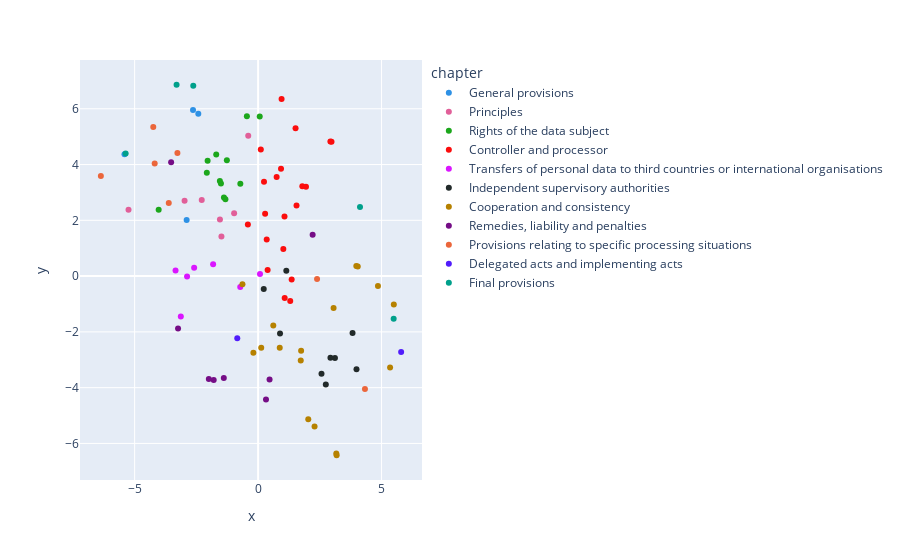

Notebook code cell kept with this figure:
### Code cell
embedded = TSNE(n_components=2, learning_rate='auto', init='random', random_state=42).fit_transform(embeddings)
embedded_df = pd.DataFrame({'x': embedded[:,0], 'y':embedded[:,1], 'chapter':chapter})
px.scatter(embedded_df, 'x', 'y', color='chapter', color_discrete_sequence=px.colors.qualitative.Dark24)

### Figure 1 — Plotly figure (JSON) as saved in the notebook; plotly's stock layout.template omitted (floating-point values rounded to 4 significant figures)
{"data": [{"hovertemplate": "chapter=General provisions<br>x=%{x}<br>y=%{y}<extra></extra>", "legendgroup": "General provisions", "marker": {"color": "#2E91E5", "symbol": "circle"}, "mode": "markers", "name": "General provisions", "orientation": "v", "showlegend": true, "type": "scatter", "x": [-5.411, -2.636, -2.422, -2.894], "xaxis": "x", "y": [4.371, 5.952, 5.819, 2.014], "yaxis": "y"}, {"hovertemplate": "chapter=Principles<br>x=%{x}<br>y=%{y}<extra></extra>", "legendgroup": "Principles", "marker": {"color": "#E15F99", "symbol": "circle"}, "mode": "markers", "name": "Principles", "orientation": "v", "showlegend": true, "type": "scatter", "x": [-2.283, -0.9708, -1.546, -1.485, -2.977, -5.248, -0.3994], "xaxis": "x", "y": [2.732, 2.256, 2.031, 1.419, 2.702, 2.376, 5.029], "yaxis": "y"}, {"hovertemplate": "chapter=Rights of the data subject<br>x=%{x}<br>y=%{y}<extra></extra>", "legendgroup": "Rights of the data subject", "marker": {"color": "#1CA71C", "symbol": "circle"}, "mode": "markers", "name": "Rights of the data subject", "orientation": "v", "showlegend": true, "type": "scatter", "x": [-0.7189, -1.384, -1.324, -1.549, -0.4537, -1.505, -1.265, 0.06579, -1.696, -2.077, -2.044, -4.027], "xaxis": "x", "y": [3.309, 2.816, 2.752, 3.414, 5.73, 3.322, 4.151, 5.72, 4.356, 3.703, 4.14, 2.379], "yaxis": "y"}, {"hovertemplate": "chapter=Controller and processor<br>x=%{x}<br>y=%{y}<extra></extra>", "legendgroup": "Controller and processor", "marker": {"color": "#FB0D0D", "symbol": "circle"}, "mode": "markers", "name": "Controller and processor", "orientation": "v", "showlegend": true, "type": "scatter", "x": [0.9291, 0.2396, 0.1101, 1.069, 0.3487, 0.9513, 0.2843, 1.517, 0.7516, 2.973, 2.929, -0.414, 1.022, 1.556, 1.792, 1.94, 0.386, 1.077, 1.359, 1.302], "xaxis": "x", "y": [3.851, 3.382, 4.537, 2.133, 1.316, 6.352, 2.231, 5.297, 3.553, 4.815, 4.824, 1.852, 0.9706, 2.534, 3.222, 3.207, 0.2217, -0.7854, -0.1179, -0.8973], "yaxis": "y"}, {"hovertemplate": "chapter=Transfers of personal data to third countries or international organisations<br>x=%{x}<br>y=%{y}<extra></extra>", "legendgroup": "Transfers of personal data to third countries or international organisations", "marker": {"color": "#DA16FF", "symbol": "circle"}, "mode": "markers", "name": "Transfers of personal data to third countries or international organisations", "orientation": "v", "showlegend": true, "type": "scatter", "x": [-2.876, -2.59, 0.07708, -0.7236, -3.13, -1.822, -3.343], "xaxis": "x", "y": [-0.01053, 0.296, 0.07798, -0.3878, -1.449, 0.4213, 0.2023], "yaxis": "y"}, {"hovertemplate": "chapter=Independent supervisory authorities<br>x=%{x}<br>y=%{y}<extra></extra>", "legendgroup": "Independent supervisory authorities", "marker": {"color": "#222A2A", "symbol": "circle"}, "mode": "markers", "name": "Independent supervisory authorities", "orientation": "v", "showlegend": true, "type": "scatter", "x": [3.986, 2.568, 3.113, 2.931, 2.743, 0.8885, 0.2288, 1.143, 3.825], "xaxis": "x", "y": [-3.336, -3.505, -2.94, -2.93, -3.884, -2.055, -0.4612, 0.1948, -2.044], "yaxis": "y"}, {"hovertemplate": "chapter=Cooperation and consistency<br>x=%{x}<br>y=%{y}<extra></extra>", "legendgroup": "Cooperation and consistency", "marker": {"color": "#B68100", "symbol": "circle"}, "mode": "markers", "name": "Cooperation and consistency", "orientation": "v", "showlegend": true, "type": "scatter", "x": [0.8767, 1.728, 1.743, 5.346, 0.6155, 0.1268, -0.1905, 3.057, 4.036, 2.286, -0.6337, 5.497, 3.167, 3.18, 2.032, 3.978, 4.855], "xaxis": "x", "y": [-2.574, -3.024, -2.68, -3.276, -1.775, -2.566, -2.748, -1.147, 0.3404, -5.394, -0.2945, -1.015, -6.364, -6.424, -5.136, 0.3635, -0.353], "yaxis": "y"}, {"hovertemplate": "chapter=Remedies, liability and penalties<br>x=%{x}<br>y=%{y}<extra></extra>", "legendgroup": "Remedies, liability and penalties", "marker": {"color": "#750D86", "symbol": "circle"}, "mode": "markers", "name": "Remedies, liability and penalties", "orientation": "v", "showlegend": true, "type": "scatter", "x": [-1.798, -1.389, -1.995, -3.522, -3.242, 2.209, 0.4649, 0.3199], "xaxis": "x", "y": [-3.725, -3.65, -3.686, 4.084, -1.881, 1.48, -3.705, -4.426], "yaxis": "y"}, {"hovertemplate": "chapter=Provisions relating to specific processing situations<br>x=%{x}<br>y=%{y}<extra></extra>", "legendgroup": "Provisions relating to specific processing situations", "marker": {"color": "#EB663B", "symbol": "circle"}, "mode": "markers", "name": "Provisions relating to specific processing situations", "orientation": "v", "showlegend": true, "type": "scatter", "x": [-3.268, -4.188, -6.369, -4.245, -3.618, 2.388, 4.328], "xaxis": "x", "y": [4.41, 4.034, 3.587, 5.35, 2.622, -0.1019, -4.047], "yaxis": "y"}, {"hovertemplate": "chapter=Delegated acts and implementing acts<br>x=%{x}<br>y=%{y}<extra></extra>", "legendgroup": "Delegated acts and implementing acts", "marker": {"color": "#511CFB", "symbol": "circle"}, "mode": "markers", "name": "Delegated acts and implementing acts", "orientation": "v", "showlegend": true, "type": "scatter", "x": [-0.8431, 5.794], "xaxis": "x", "y": [-2.227, -2.724], "yaxis": "y"}, {"hovertemplate": "chapter=Final provisions<br>x=%{x}<br>y=%{y}<extra></extra>", "legendgroup": "Final provisions", "marker": {"color": "#00A08B", "symbol": "circle"}, "mode": "markers", "name": "Final provisions", "orientation": "v", "showlegend": true, "type": "scatter", "x": [-2.625, -3.301, 4.127, 5.491, -5.364], "xaxis": "x", "y": [6.822, 6.861, 2.477, -1.526, 4.392], "yaxis": "y"}], "layout": {"legend": {"title": {"text": "chapter"}, "tracegroupgap": 0}, "margin": {"t": 60}, "xaxis": {"anchor": "y", "domain": [0, 1], "title": {"text": "x"}}, "yaxis": {"anchor": "x", "domain": [0, 1], "title": {"text": "y"}}}}
